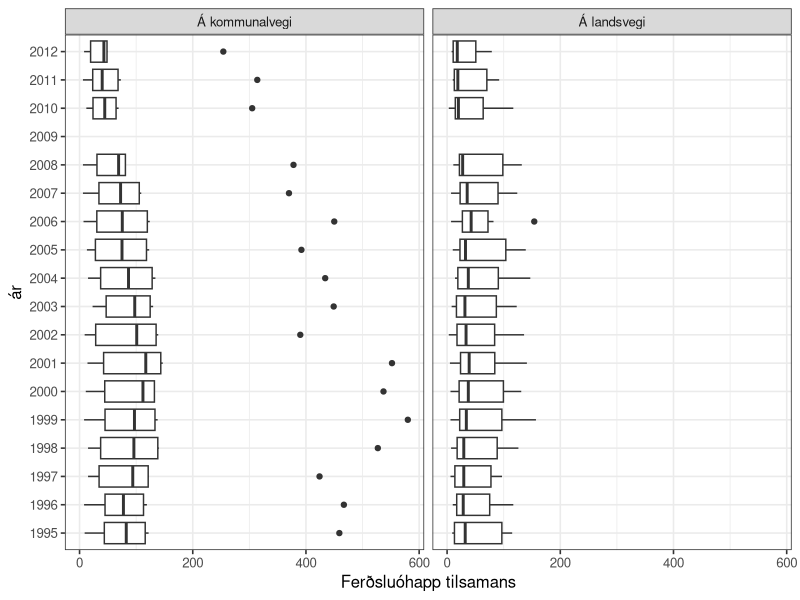
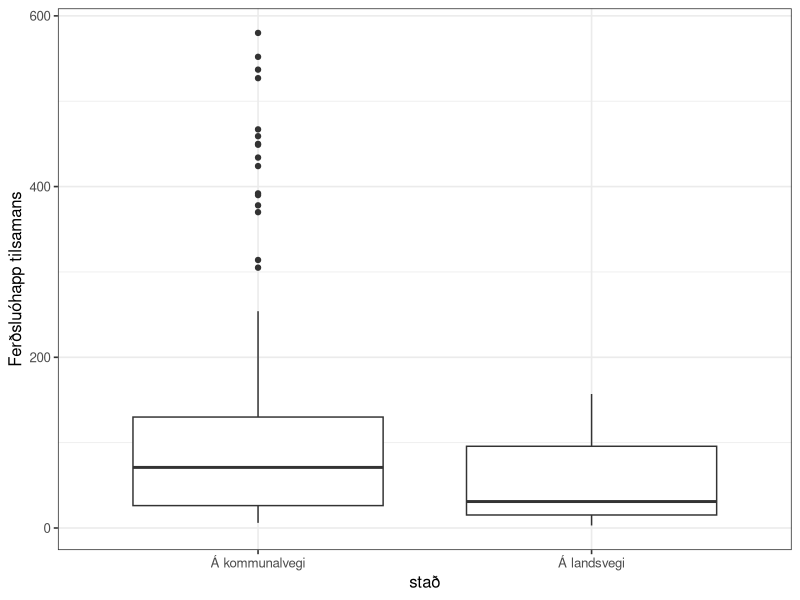
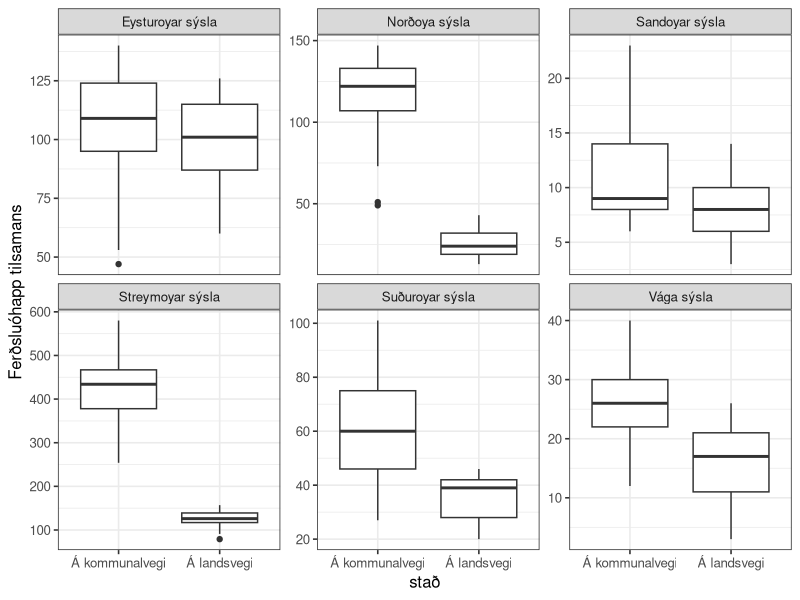
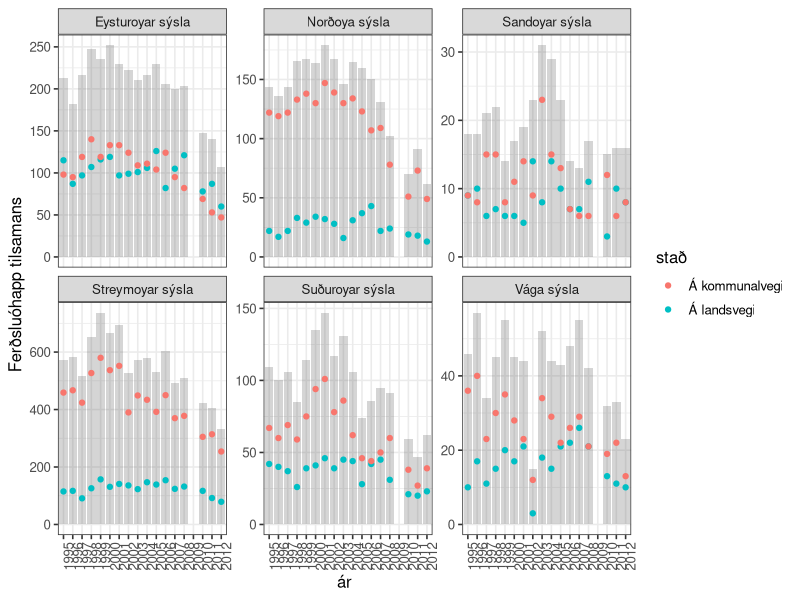
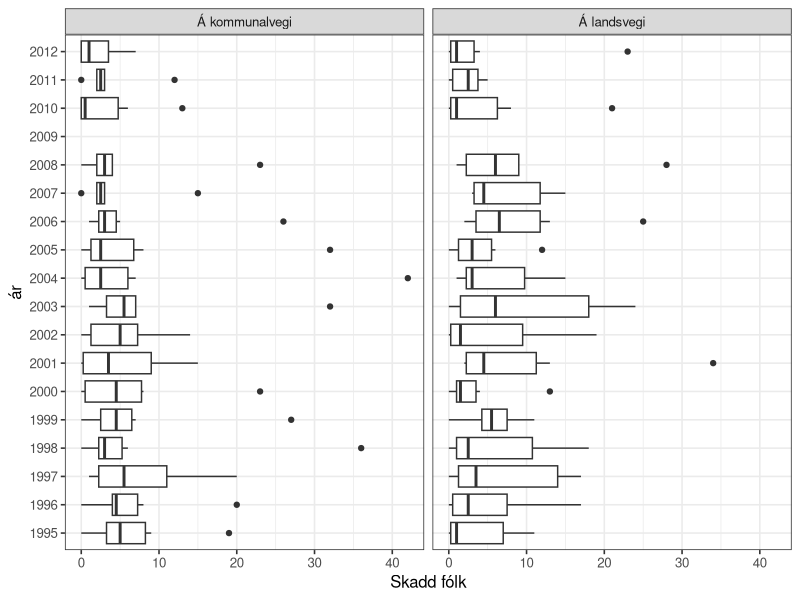
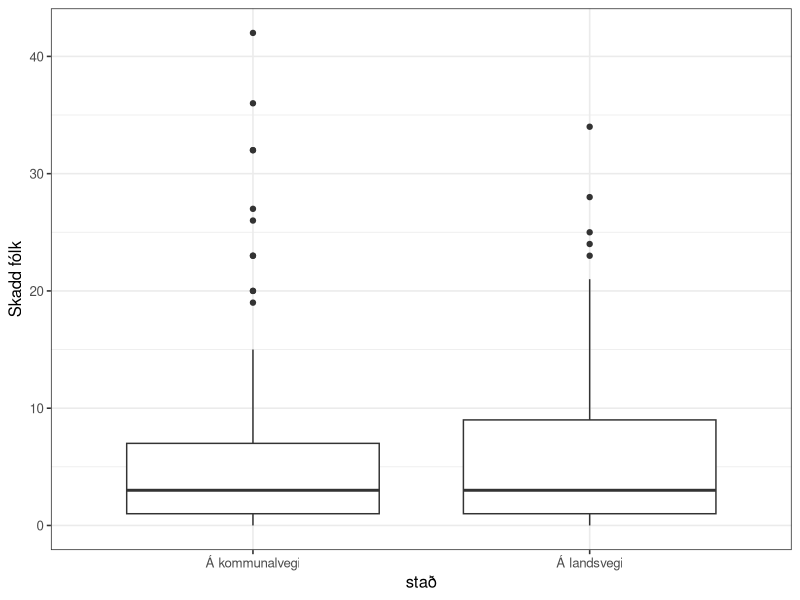
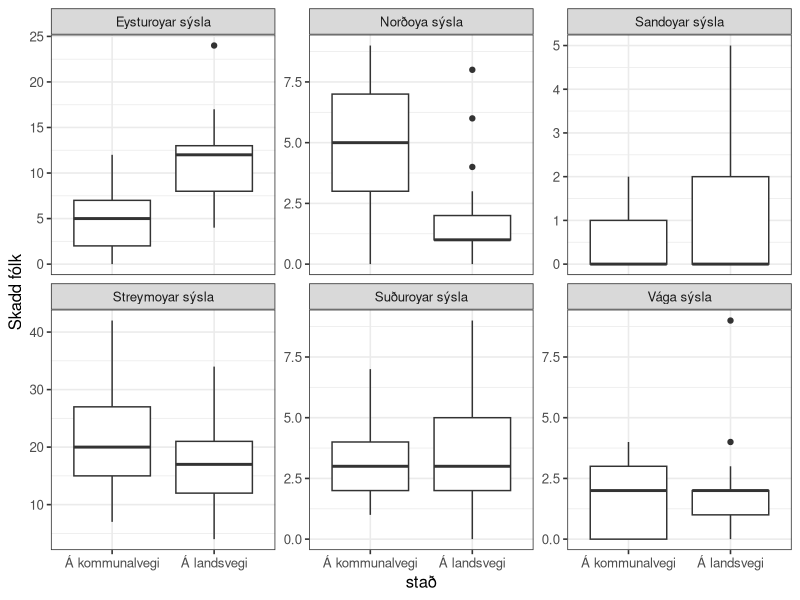

Source code (R) for these figures, in order:
## ---- chunk 1
knitr::opts_chunk$set(echo = TRUE)

options(dplyr.summarise.inform = FALSE)
library(tidyverse)

# set theme used for plotting
theme_set(theme_bw(base_size = 12))

## ---- chunk 2
n_lesandi <- 2:10
roynd_nr <- 1:2

sama_fdag <- crossing(n_lesandi, roynd_nr)
sama_fdag
## ---- chunk 3
sama_fdag <- mutate(
  sama_fdag,
  fdag = map(n_lesandi, ~ sample(365, ., replace = TRUE))
  )
sama_fdag
## ---- chunk 4
# Ein listi av integers
str(sama_fdag$fdag)
## ---- chunk 5


sama_fdag <- mutate(sama_fdag, nakar_sdag = map_lgl(fdag, ~ any(duplicated(.x))))
sama_fdag

## ---- chunk 6

## ---- chunk 7

## ---- chunk 8

## ---- chunk 9

## ---- chunk 10

## ---- chunk 11

## ---- chunk 12

## ---- chunk 13


## ---- chunk 14

## ---- chunk 15

## ---- chunk 16

## ---- chunk 17

## ---- chunk 18

## ---- chunk 19

## ---- chunk 20

## ---- chunk 21

## ---- chunk 22

## ---- chunk 23
ferdslu_ohapp <- read_csv("ferdslu_ohapp.csv")
ferdslu_ohapp
## ---- chunk 24
ferdslu_ohapp <- read_csv("ferdslu_ohapp.csv", skip = 1, na = "..")
ferdslu_ohapp
## ---- chunk 25
ferdslu_ohapp <- ferdslu_ohapp %>%
  mutate(across(everything(), ~ str_replace(., "-", "0")))
ferdslu_ohapp
## ---- chunk 26
ferdslu_ohapp <- pivot_longer(ferdslu_ohapp, cols = '1995':'2012',
                   names_to = "ár", values_to = "n", values_transform = list(n = as.integer))

ferdslu_ohapp

#ferdslu_ohapp$n <- as.integer(ferdslu_ohapp$n)

## ---- chunk 27

ferdslu_ohapp <- pivot_wider(ferdslu_ohapp, names_from = slag, values_from = n)


ferdslu_ohapp
## ---- chunk 28

ggplot(ferdslu_ohapp) +
  geom_boxplot(aes(x = `Ferðsluóhapp tilsamans`, y = ár), na.rm = TRUE) +
  facet_wrap(~stað)

## ---- chunk 29
df <- ferdslu_ohapp %>%
  filter(`Ferðsluóhapp tilsamans` > 150) 
df
## ---- chunk 30

ggplot(data = ferdslu_ohapp) +
  geom_boxplot(aes(x = stað, y = `Ferðsluóhapp tilsamans`), na.rm = TRUE)

## ---- chunk 31

ggplot(data = ferdslu_ohapp) +
  geom_boxplot(aes(x = stað, y = `Ferðsluóhapp tilsamans`), na.rm = TRUE) +
  facet_wrap(~sýsla, scales = "free_y")
  
  

## ---- chunk 32

ggplot(ferdslu_ohapp) +
  geom_bar(aes(x = ár, y = `Ferðsluóhapp tilsamans`), alpha = 0.25, stat = "Identity", na.rm = TRUE) +
  geom_point(aes(x = ár, y = `Ferðsluóhapp tilsamans`, colour = stað), na.rm = TRUE) +
  facet_wrap(~sýsla, scales = "free_y") +
  theme(axis.text.x = element_text(angle = 90))

## ---- chunk 33
ggplot(ferdslu_ohapp, aes(x = `Skadd fólk`, y = `ár`)) +
  geom_boxplot(na.rm = TRUE) +
  facet_wrap(~ `stað`)

## ---- chunk 34
ggplot(ferdslu_ohapp, aes(x = `stað`, y = `Skadd fólk`)) +
  geom_boxplot(na.rm = TRUE)
## ---- chunk 35
ggplot(ferdslu_ohapp, aes(x = `stað`, y = `Skadd fólk`)) +
  geom_boxplot(na.rm = TRUE) +
  facet_wrap(~ `sýsla`, scales = "free_y")
## ---- chunk 36

## ---- chunk 37

## ---- chunk 38

## ---- chunk 39

## ---- chunk 40

## ---- chunk 41

## ---- chunk 42

## ---- chunk 43

## ---- chunk 44

## ---- chunk 45

## ---- chunk 46

## ---- chunk 47
